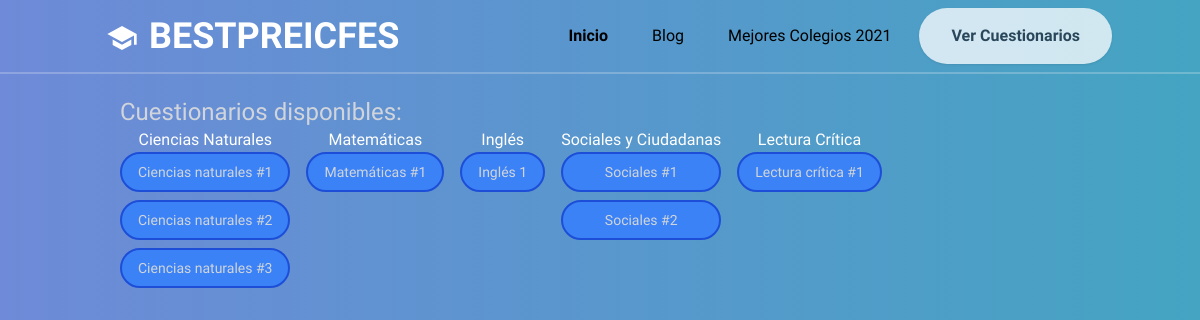
The app's page /indice/ with its own data.
### preicfesapp/models.py (models this page shows, shortened)
class Quiz(models.Model):
    titulo = models.CharField(max_length=100)
    slug = models.SlugField(blank=True, null=True)
    descripcion = models.TextField(blank=True, null=True)
    categoria = models.CharField(choices=PRUEBAS, default='ciencias', max_length=12)
    publicado = models.DateTimeField(blank=True, null=True)
    fecha_agregado = models.DateTimeField(default=timezone.now)
    fecha_modificado = models.DateTimeField(default=timezone.now)
    class Meta:
        verbose_name_plural = "quizzes"

### preicfesapp/views.py (the view)
# urls.py: path('indice/', views.main, name='main'),
def main(request):
    quiz_ciencias = Quiz.objects.filter(categoria='ciencias')
    quiz_mats = Quiz.objects.filter(categoria='matematicas')
    quiz_ingles = Quiz.objects.filter(categoria='ingles')
    quiz_sociales = Quiz.objects.filter(categoria='sociales')
    quiz_lectura = Quiz.objects.filter(categoria='lectura')
    context= {'ciencias': quiz_ciencias, 'matematicas': quiz_mats,
              'ingles': quiz_ingles, 'sociales': quiz_sociales, 'lectura': quiz_lectura}
    return render(request, 'preicfesapp/main.html', context)

### preicfesapp/templates/preicfesapp/main.html
{% extends 'preicfesapp/base.html' %}
{% block content %}
<section class="w-4/5 mx-auto pt-24">
  <h1 class="text-gray-300 text-2xl">Cuestionarios disponibles:</h1>
  <div class="flex flex-wrap gap-4">
    <div class="">
      <h2 class="text-center">Ciencias Naturales</h2>
      <div>
        {% for quiz in ciencias %}
          <a href="{% url 'preicfesapp:prueba' quiz.slug quiz.pk %}" class="border-2 border-blue-700 rounded-full bg-blue-500 text-gray-300 block px-4 py-2 mb-2 text-center text-sm hover:bg-blue-400 hover:text-white">{{ quiz.titulo }}</a>
        {% endfor %}
      </div>
    </div>
    <div class="">
      <h2 class="text-center">Matemáticas</h2>
      <div>
        {% for quiz in matematicas %}
          <a href="{% url 'preicfesapp:prueba' quiz.slug quiz.pk %}" class="border-2 border-blue-700 rounded-full bg-blue-500 text-gray-300 block px-4 py-2 text-center text-sm hover:bg-blue-400 hover:text-white">{{ quiz.titulo }}</a>
        {% endfor %}
      </div>
    </div>
    <div class="">
      <h2 class="text-center">Inglés</h2>
      <div>
        {% for quiz in ingles %}
          <a href="{% url 'preicfesapp:prueba' quiz.slug quiz.pk %}" class="border-2 border-blue-700 rounded-full bg-blue-500 text-gray-300 block px-4 py-2 text-center text-sm hover:bg-blue-400 hover:text-white">{{ quiz.titulo }}</a>
        {% endfor %}
      </div>
    </div>
    <div class="">
      <h2 class="text-center">Sociales y Ciudadanas</h2>
      <div>
        {% for quiz in sociales %}
          <a href="{% url 'preicfesapp:prueba' quiz.slug quiz.pk %}" class="border-2 border-blue-700 rounded-full bg-blue-500 text-gray-300 block px-4 py-2 mb-2 text-center text-sm hover:bg-blue-400 hover:text-white">{{ quiz.titulo }}</a>
        {% endfor %}
      </div>
    </div>
    <div class="">
      <h2 class="text-center">Lectura Crítica</h2>
      <div>
        {% for quiz in lectura %}
          <a href="{% url 'preicfesapp:prueba_lectura' quiz.slug quiz.pk %}" class="border-2 border-blue-700 rounded-full bg-blue-500 text-gray-300 block px-4 py-2 text-center text-sm hover:bg-blue-400 hover:text-white">{{ quiz.titulo }}</a>
        {% endfor %}
      </div>
    </div>
  </div>
</section>
{% endblock %}

### preicfesapp/templates/preicfesapp/base.html (style rules this page uses)
.gradient { background: linear-gradient(90deg, #6e8ad8 0%, #44a4c2 100%); }

### records on screen
Quiz: titulo "Ciencias naturales #1"
Quiz: titulo "Ciencias naturales #2"
Quiz: titulo "Ciencias naturales #3"
Quiz: titulo "Matemáticas #1"
Quiz: titulo "Inglés 1"
Quiz: titulo "Sociales #1"
Quiz: titulo "Sociales #2"
Quiz: titulo "Lectura crítica #1"
